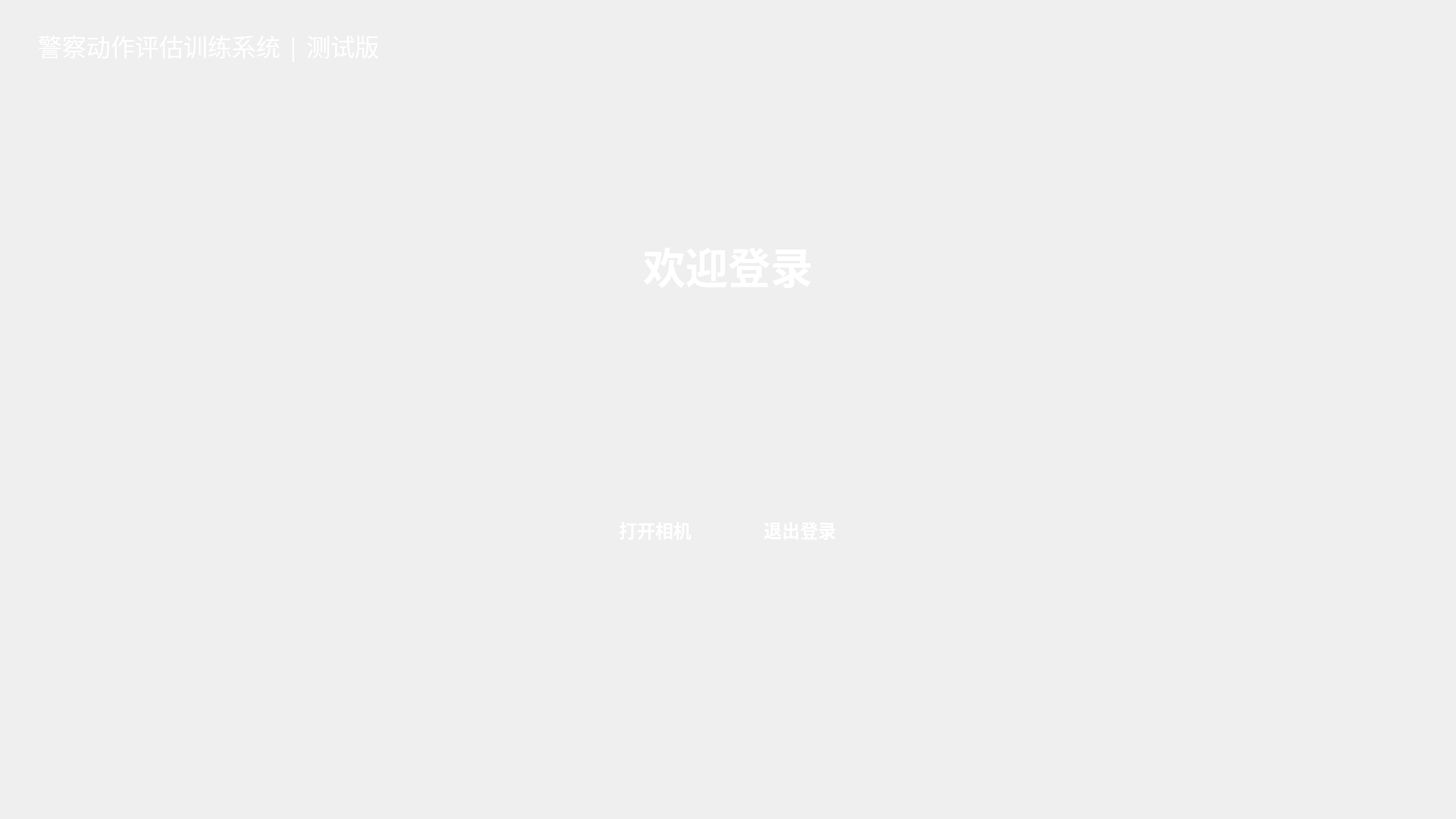
<?xml version="1.0" encoding="UTF-8"?>
<ui version="4.0">
 <class>Login</class>
 <widget class="QWidget" name="Login">
  <property name="geometry">
   <rect>
    <x>0</x>
    <y>0</y>
    <width>1920</width>
    <height>1080</height>
   </rect>
  </property>
  <property name="windowTitle">
   <string>Form</string>
  </property>
  <widget class="QLabel" name="lab_camera">
   <property name="geometry">
    <rect>
     <x>860</x>
     <y>430</y>
     <width>200</width>
     <height>200</height>
    </rect>
   </property>
   <property name="minimumSize">
    <size>
     <width>200</width>
     <height>200</height>
    </size>
   </property>
   <property name="maximumSize">
    <size>
     <width>200</width>
     <height>200</height>
    </size>
   </property>
   <property name="styleSheet">
    <string notr="true"/>
   </property>
   <property name="lineWidth">
    <number>0</number>
   </property>
   <property name="text">
    <string/>
   </property>
   <property name="pixmap">
    <pixmap resource="../res.qrc">:/icons/figs/icon/log_user.png</pixmap>
   </property>
  </widget>
  <widget class="QLabel" name="text_welcome">
   <property name="geometry">
    <rect>
     <x>785</x>
     <y>300</y>
     <width>350</width>
     <height>100</height>
    </rect>
   </property>
   <property name="font">
    <font>
     <family>幼圆</family>
     <pointsize>42</pointsize>
     <weight>75</weight>
     <bold>true</bold>
    </font>
   </property>
   <property name="styleSheet">
    <string notr="true">color: rgb(255, 255, 255);</string>
   </property>
   <property name="lineWidth">
    <number>0</number>
   </property>
   <property name="text">
    <string>欢迎登录</string>
   </property>
   <property name="alignment">
    <set>Qt::AlignCenter</set>
   </property>
  </widget>
  <widget class="QFrame" name="log_opt">
   <property name="geometry">
    <rect>
     <x>760</x>
     <y>670</y>
     <width>400</width>
     <height>50</height>
    </rect>
   </property>
   <property name="styleSheet">
    <string notr="true">QPushButton{
  border:none;
  color:rgb(255, 255, 255);
}

QPushButton:hover{
 padding-bottom:4px;
}
</string>
   </property>
   <property name="frameShape">
    <enum>QFrame::NoFrame</enum>
   </property>
   <property name="frameShadow">
    <enum>QFrame::Raised</enum>
   </property>
   <layout class="QHBoxLayout" name="horizontalLayout">
    <item>
     <widget class="QPushButton" name="btn_open">
      <property name="minimumSize">
       <size>
        <width>180</width>
        <height>40</height>
       </size>
      </property>
      <property name="maximumSize">
       <size>
        <width>180</width>
        <height>40</height>
       </size>
      </property>
      <property name="font">
       <font>
        <family>幼圆</family>
        <pointsize>18</pointsize>
        <weight>75</weight>
        <bold>true</bold>
       </font>
      </property>
      <property name="text">
       <string>打开相机</string>
      </property>
      <property name="icon">
       <iconset resource="../res.qrc">
        <normaloff>:/icons/figs/icon/相机.png</normaloff>:/icons/figs/icon/相机.png</iconset>
      </property>
      <property name="iconSize">
       <size>
        <width>30</width>
        <height>30</height>
       </size>
      </property>
     </widget>
    </item>
    <item>
     <widget class="QPushButton" name="btn_close">
      <property name="enabled">
       <bool>true</bool>
      </property>
      <property name="minimumSize">
       <size>
        <width>180</width>
        <height>40</height>
       </size>
      </property>
      <property name="maximumSize">
       <size>
        <width>180</width>
        <height>40</height>
       </size>
      </property>
      <property name="font">
       <font>
        <family>幼圆</family>
        <pointsize>18</pointsize>
        <weight>75</weight>
        <bold>true</bold>
       </font>
      </property>
      <property name="text">
       <string>退出登录</string>
      </property>
      <property name="icon">
       <iconset resource="../res.qrc">
        <normaloff>:/icons/figs/icon/退出.png</normaloff>:/icons/figs/icon/退出.png</iconset>
      </property>
      <property name="iconSize">
       <size>
        <width>30</width>
        <height>30</height>
       </size>
      </property>
     </widget>
    </item>
   </layout>
  </widget>
  <widget class="QPushButton" name="logo">
   <property name="geometry">
    <rect>
     <x>50</x>
     <y>20</y>
     <width>450</width>
     <height>80</height>
    </rect>
   </property>
   <property name="minimumSize">
    <size>
     <width>450</width>
     <height>80</height>
    </size>
   </property>
   <property name="maximumSize">
    <size>
     <width>450</width>
     <height>80</height>
    </size>
   </property>
   <property name="font">
    <font>
     <family>微软雅黑</family>
     <pointsize>24</pointsize>
    </font>
   </property>
   <property name="styleSheet">
    <string notr="true">border:none;
color: rgb(255, 255, 255);</string>
   </property>
   <property name="text">
    <string>警察动作评估训练系统 | 测试版</string>
   </property>
   <property name="iconSize">
    <size>
     <width>30</width>
     <height>30</height>
    </size>
   </property>
  </widget>
 </widget>
 <resources>
  <include location="../res.qrc"/>
  <include location="../res.qrc"/>
 </resources>
 <connections/>
</ui>
